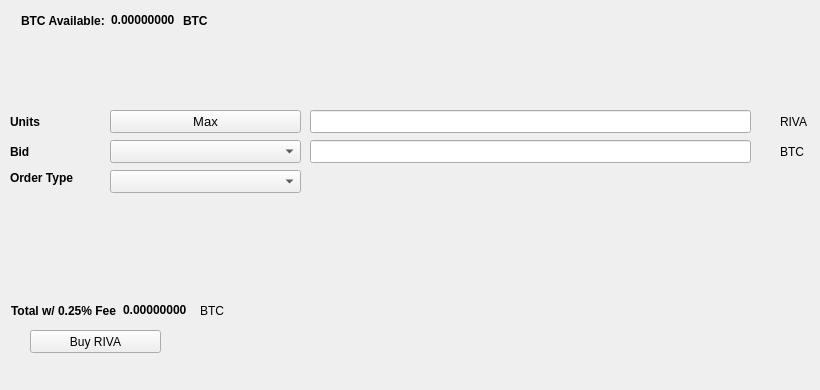
   <widget class="QWidget" name="BuyTab">
    <attribute name="title">
     <string>Buy</string>
    </attribute>
    <widget class="QPushButton" name="BuyRIVA">
     <property name="geometry">
      <rect>
       <x>30</x>
       <y>330</y>
       <width>131</width>
       <height>23</height>
      </rect>
     </property>
     <property name="text">
      <string>Buy RIVA</string>
     </property>
     <property name="icon">
      <iconset resource="../riva.qrc">
       <normaloff>:/icons/bitcoin</normaloff>:/icons/bitcoin</iconset>
     </property>
    </widget>
    <widget class="QLabel" name="label_3">
     <property name="geometry">
      <rect>
       <x>10</x>
       <y>110</y>
       <width>46</width>
       <height>23</height>
      </rect>
     </property>
     <property name="font">
      <font>
       <weight>75</weight>
       <bold>true</bold>
      </font>
     </property>
     <property name="text">
      <string>Units</string>
     </property>
    </widget>
    <widget class="QLineEdit" name="UnitsInput">
     <property name="geometry">
      <rect>
       <x>310</x>
       <y>110</y>
       <width>441</width>
       <height>23</height>
      </rect>
     </property>
     <property name="font">
      <font>
       <pointsize>9</pointsize>
       <weight>75</weight>
       <bold>true</bold>
      </font>
     </property>
    </widget>
    <widget class="QLineEdit" name="BuyBidPriceEdit">
     <property name="geometry">
      <rect>
       <x>310</x>
       <y>140</y>
       <width>441</width>
       <height>23</height>
      </rect>
     </property>
     <property name="font">
      <font>
       <pointsize>9</pointsize>
       <weight>75</weight>
       <bold>true</bold>
      </font>
     </property>
    </widget>
    <widget class="QLabel" name="label_4">
     <property name="geometry">
      <rect>
       <x>780</x>
       <y>110</y>
       <width>31</width>
       <height>23</height>
      </rect>
     </property>
     <property name="text">
      <string>RIVA</string>
     </property>
    </widget>
    <widget class="QLabel" name="label_5">
     <property name="geometry">
      <rect>
       <x>780</x>
       <y>140</y>
       <width>31</width>
       <height>23</height>
      </rect>
     </property>
     <property name="text">
      <string>BTC</string>
     </property>
    </widget>
    <widget class="QLabel" name="label_6">
     <property name="geometry">
      <rect>
       <x>10</x>
       <y>140</y>
       <width>46</width>
       <height>23</height>
      </rect>
     </property>
     <property name="font">
      <font>
       <weight>75</weight>
       <bold>true</bold>
      </font>
     </property>
     <property name="text">
      <string>Bid</string>
     </property>
    </widget>
    <widget class="QLabel" name="label_7">
     <property name="geometry">
      <rect>
       <x>10</x>
       <y>170</y>
       <width>91</width>
       <height>16</height>
      </rect>
     </property>
     <property name="font">
      <font>
       <weight>75</weight>
       <bold>true</bold>
      </font>
     </property>
     <property name="text">
      <string>Order Type</string>
     </property>
    </widget>
    <widget class="QPushButton" name="Buy_Max_Amount">
     <property name="geometry">
      <rect>
       <x>110</x>
       <y>110</y>
       <width>191</width>
       <height>23</height>
      </rect>
     </property>
     <property name="font">
      <font>
       <pointsize>10</pointsize>
      </font>
     </property>
     <property name="text">
      <string>Max</string>
     </property>
    </widget>
    <widget class="QComboBox" name="BuyBidcomboBox">
     <property name="geometry">
      <rect>
       <x>110</x>
       <y>140</y>
       <width>191</width>
       <height>23</height>
      </rect>
     </property>
     <property name="font">
      <font>
       <pointsize>10</pointsize>
      </font>
     </property>
    </widget>
    <widget class="QComboBox" name="buyOrdertypeCombo">
     <property name="geometry">
      <rect>
       <x>110</x>
       <y>170</y>
       <width>191</width>
       <height>23</height>
      </rect>
     </property>
     <property name="font">
      <font>
       <pointsize>10</pointsize>
      </font>
     </property>
    </widget>
    <widget class="QWidget" name="layoutWidget1">
     <property name="geometry">
      <rect>
       <x>21</x>
       <y>11</y>
       <width>227</width>
       <height>19</height>
      </rect>
     </property>
     <layout class="QHBoxLayout" name="horizontalLayout_3">
      <item>
       <widget class="QLabel" name="label232">
        <property name="font">
         <font>
          <weight>75</weight>
          <bold>true</bold>
         </font>
        </property>
        <property name="text">
         <string>BTC Available:</string>
        </property>
       </widget>
      </item>
      <item>
       <widget class="QLabel" name="BtcAvailableLbl">
        <property name="palette">
         <palette>
          <active>
           <colorrole role="WindowText">
            <brush brushstyle="SolidPattern">
             <color alpha="255">
              <red>0</red>
              <green>0</green>
              <blue>0</blue>
             </color>
            </brush>
           </colorrole>
           <colorrole role="Button">
            <brush brushstyle="SolidPattern">
             <color alpha="255">
              <red>0</red>
              <green>170</green>
              <blue>0</blue>
             </color>
            </brush>
           </colorrole>
           <colorrole role="Light">
            <brush brushstyle="SolidPattern">
             <color alpha="255">
              <red>0</red>
              <green>255</green>
              <blue>0</blue>
             </color>
            </brush>
           </colorrole>
           <colorrole role="Midlight">
            <brush brushstyle="SolidPattern">
             <color alpha="255">
              <red>0</red>
              <green>212</green>
              <blue>0</blue>
             </color>
            </brush>
           </colorrole>
           <colorrole role="Dark">
            <brush brushstyle="SolidPattern">
             <color alpha="255">
              <red>0</red>
              <green>85</green>
              <blue>0</blue>
             </color>
            </brush>
           </colorrole>
           <colorrole role="Mid">
            <brush brushstyle="SolidPattern">
             <color alpha="255">
              <red>0</red>
              <green>113</green>
              <blue>0</blue>
             </color>
            </brush>
           </colorrole>
           <colorrole role="Text">
            <brush brushstyle="SolidPattern">
             <color alpha="255">
              <red>0</red>
              <green>170</green>
              <blue>0</blue>
             </color>
            </brush>
           </colorrole>
           <colorrole role="BrightText">
            <brush brushstyle="SolidPattern">
             <color alpha="255">
              <red>255</red>
              <green>255</green>
              <blue>255</blue>
             </color>
            </brush>
           </colorrole>
           <colorrole role="ButtonText">
            <brush brushstyle="SolidPattern">
             <color alpha="255">
              <red>0</red>
              <green>0</green>
              <blue>0</blue>
             </color>
            </brush>
           </colorrole>
           <colorrole role="Base">
            <brush brushstyle="SolidPattern">
             <color alpha="255">
              <red>255</red>
              <green>255</green>
              <blue>255</blue>
             </color>
            </brush>
           </colorrole>
           <colorrole role="Window">
            <brush brushstyle="SolidPattern">
             <color alpha="255">
              <red>0</red>
              <green>170</green>
              <blue>0</blue>
             </color>
            </brush>
           </colorrole>
           <colorrole role="Shadow">
            <brush brushstyle="SolidPattern">
             <color alpha="255">
              <red>0</red>
              <green>0</green>
              <blue>0</blue>
             </color>
            </brush>
           </colorrole>
           <colorrole role="AlternateBase">
            <brush brushstyle="SolidPattern">
             <color alpha="255">
              <red>127</red>
              <green>212</green>
              <blue>127</blue>
             </color>
            </brush>
           </colorrole>
           <colorrole role="ToolTipBase">
            <brush brushstyle="SolidPattern">
             <color alpha="255">
              <red>255</red>
              <green>255</green>
              <blue>220</blue>
             </color>
            </brush>
           </colorrole>
           <colorrole role="ToolTipText">
            <brush brushstyle="SolidPattern">
             <color alpha="255">
              <red>0</red>
              <green>0</green>
              <blue>0</blue>
             </color>
            </brush>
           </colorrole>
          </active>
          <inactive>
           <colorrole role="WindowText">
            <brush brushstyle="SolidPattern">
             <color alpha="255">
              <red>0</red>
              <green>0</green>
              <blue>0</blue>
             </color>
            </brush>
           </colorrole>
           <colorrole role="Button">
            <brush brushstyle="SolidPattern">
             <color alpha="255">
              <red>0</red>
              <green>170</green>
              <blue>0</blue>
             </color>
            </brush>
           </colorrole>
           <colorrole role="Light">
            <brush brushstyle="SolidPattern">
             <color alpha="255">
              <red>0</red>
              <green>255</green>
              <blue>0</blue>
             </color>
            </brush>
           </colorrole>
           <colorrole role="Midlight">
            <brush brushstyle="SolidPattern">
             <color alpha="255">
              <red>0</red>
              <green>212</green>
              <blue>0</blue>
             </color>
            </brush>
           </colorrole>
           <colorrole role="Dark">
            <brush brushstyle="SolidPattern">
             <color alpha="255">
              <red>0</red>
              <green>85</green>
              <blue>0</blue>
             </color>
            </brush>
           </colorrole>
           <colorrole role="Mid">
            <brush brushstyle="SolidPattern">
             <color alpha="255">
              <red>0</red>
              <green>113</green>
              <blue>0</blue>
             </color>
            </brush>
           </colorrole>
           <colorrole role="Text">
            <brush brushstyle="SolidPattern">
             <color alpha="255">
              <red>0</red>
              <green>170</green>
              <blue>0</blue>
             </color>
            </brush>
           </colorrole>
           <colorrole role="BrightText">
            <brush brushstyle="SolidPattern">
             <color alpha="255">
              <red>255</red>
              <green>255</green>
              <blue>255</blue>
             </color>
            </brush>
           </colorrole>
           <colorrole role="ButtonText">
            <brush brushstyle="SolidPattern">
             <color alpha="255">
              <red>0</red>
              <green>0</green>
              <blue>0</blue>
             </color>
            </brush>
           </colorrole>
           <colorrole role="Base">
            <brush brushstyle="SolidPattern">
             <color alpha="255">
              <red>255</red>
              <green>255</green>
              <blue>255</blue>
             </color>
            </brush>
           </colorrole>
           <colorrole role="Window">
            <brush brushstyle="SolidPattern">
             <color alpha="255">
              <red>0</red>
              <green>170</green>
              <blue>0</blue>
             </color>
            </brush>
           </colorrole>
           <colorrole role="Shadow">
            <brush brushstyle="SolidPattern">
             <color alpha="255">
              <red>0</red>
              <green>0</green>
              <blue>0</blue>
             </color>
            </brush>
           </colorrole>
           <colorrole role="AlternateBase">
            <brush brushstyle="SolidPattern">
             <color alpha="255">
              <red>127</red>
              <green>212</green>
              <blue>127</blue>
             </color>
            </brush>
           </colorrole>
           <colorrole role="ToolTipBase">
            <brush brushstyle="SolidPattern">
             <color alpha="255">
              <red>255</red>
              <green>255</green>
              <blue>220</blue>
             </color>
            </brush>
           </colorrole>
           <colorrole role="ToolTipText">
            <brush brushstyle="SolidPattern">
             <color alpha="255">
              <red>0</red>
              <green>0</green>
              <blue>0</blue>
             </color>
            </brush>
           </colorrole>
          </inactive>
          <disabled>
           <colorrole role="WindowText">
            <brush brushstyle="SolidPattern">
             <color alpha="255">
              <red>0</red>
              <green>85</green>
              <blue>0</blue>
             </color>
            </brush>
           </colorrole>
           <colorrole role="Button">
            <brush brushstyle="SolidPattern">
             <color alpha="255">
              <red>0</red>
              <green>170</green>
              <blue>0</blue>
             </color>
            </brush>
           </colorrole>
           <colorrole role="Light">
            <brush brushstyle="SolidPattern">
             <color alpha="255">
              <red>0</red>
              <green>255</green>
              <blue>0</blue>
             </color>
            </brush>
           </colorrole>
           <colorrole role="Midlight">
            <brush brushstyle="SolidPattern">
             <color alpha="255">
              <red>0</red>
              <green>212</green>
              <blue>0</blue>
             </color>
            </brush>
           </colorrole>
           <colorrole role="Dark">
            <brush brushstyle="SolidPattern">
             <color alpha="255">
              <red>0</red>
              <green>85</green>
              <blue>0</blue>
             </color>
            </brush>
           </colorrole>
           <colorrole role="Mid">
            <brush brushstyle="SolidPattern">
             <color alpha="255">
              <red>0</red>
              <green>113</green>
              <blue>0</blue>
             </color>
            </brush>
           </colorrole>
           <colorrole role="Text">
            <brush brushstyle="SolidPattern">
             <color alpha="255">
              <red>0</red>
              <green>85</green>
              <blue>0</blue>
             </color>
            </brush>
           </colorrole>
           <colorrole role="BrightText">
            <brush brushstyle="SolidPattern">
             <color alpha="255">
              <red>255</red>
              <green>255</green>
              <blue>255</blue>
             </color>
            </brush>
           </colorrole>
           <colorrole role="ButtonText">
            <brush brushstyle="SolidPattern">
             <color alpha="255">
              <red>0</red>
              <green>85</green>
              <blue>0</blue>
             </color>
            </brush>
           </colorrole>
           <colorrole role="Base">
            <brush brushstyle="SolidPattern">
             <color alpha="255">
              <red>0</red>
              <green>170</green>
              <blue>0</blue>
             </color>
            </brush>
           </colorrole>
           <colorrole role="Window">
            <brush brushstyle="SolidPattern">
             <color alpha="255">
              <red>0</red>
              <green>170</green>
              <blue>0</blue>
             </color>
            </brush>
           </colorrole>
           <colorrole role="Shadow">
            <brush brushstyle="SolidPattern">
             <color alpha="255">
              <red>0</red>
              <green>0</green>
              <blue>0</blue>
             </color>
            </brush>
           </colorrole>
           <colorrole role="AlternateBase">
            <brush brushstyle="SolidPattern">
             <color alpha="255">
              <red>0</red>
              <green>170</green>
              <blue>0</blue>
             </color>
            </brush>
           </colorrole>
           <colorrole role="ToolTipBase">
            <brush brushstyle="SolidPattern">
             <color alpha="255">
              <red>255</red>
              <green>255</green>
              <blue>220</blue>
             </color>
            </brush>
           </colorrole>
           <colorrole role="ToolTipText">
            <brush brushstyle="SolidPattern">
             <color alpha="255">
              <red>0</red>
              <green>0</green>
              <blue>0</blue>
             </color>
            </brush>
           </colorrole>
          </disabled>
         </palette>
        </property>
        <property name="font">
         <font>
          <weight>75</weight>
          <bold>true</bold>
         </font>
        </property>
        <property name="text">
         <string>0.00000000</string>
        </property>
        <property name="textInteractionFlags">
         <set>Qt::LinksAccessibleByMouse|Qt::TextSelectableByKeyboard|Qt::TextSelectableByMouse</set>
        </property>
       </widget>
      </item>
      <item>
       <widget class="QLabel" name="BtcAvailableLbl_2">
        <property name="font">
         <font>
          <weight>75</weight>
          <bold>true</bold>
         </font>
        </property>
        <property name="text">
         <string>BTC</string>
        </property>
       </widget>
      </item>
     </layout>
    </widget>
    <widget class="QWidget" name="layoutWidge2">
     <property name="geometry">
      <rect>
       <x>11</x>
       <y>301</y>
       <width>259</width>
       <height>19</height>
      </rect>
     </property>
     <layout class="QHBoxLayout" name="horizontalLayout_4">
      <item>
       <widget class="QLabel" name="label_9">
        <property name="font">
         <font>
          <weight>75</weight>
          <bold>true</bold>
         </font>
        </property>
        <property name="text">
         <string>Total w/ 0.25% Fee</string>
        </property>
       </widget>
      </item>
      <item>
       <widget class="QLabel" name="BuyCostLabel">
        <property name="palette">
         <palette>
          <active>
           <colorrole role="WindowText">
            <brush brushstyle="SolidPattern">
             <color alpha="255">
              <red>0</red>
              <green>0</green>
              <blue>0</blue>
             </color>
            </brush>
           </colorrole>
           <colorrole role="Button">
            <brush brushstyle="SolidPattern">
             <color alpha="255">
              <red>0</red>
              <green>170</green>
              <blue>0</blue>
             </color>
            </brush>
           </colorrole>
           <colorrole role="Light">
            <brush brushstyle="SolidPattern">
             <color alpha="255">
              <red>0</red>
              <green>255</green>
              <blue>0</blue>
             </color>
            </brush>
           </colorrole>
           <colorrole role="Midlight">
            <brush brushstyle="SolidPattern">
             <color alpha="255">
              <red>0</red>
              <green>212</green>
              <blue>0</blue>
             </color>
            </brush>
           </colorrole>
           <colorrole role="Dark">
            <brush brushstyle="SolidPattern">
             <color alpha="255">
              <red>0</red>
              <green>85</green>
              <blue>0</blue>
             </color>
            </brush>
           </colorrole>
           <colorrole role="Mid">
            <brush brushstyle="SolidPattern">
             <color alpha="255">
              <red>0</red>
              <green>113</green>
              <blue>0</blue>
             </color>
            </brush>
           </colorrole>
           <colorrole role="Text">
            <brush brushstyle="SolidPattern">
             <color alpha="255">
              <red>0</red>
              <green>170</green>
              <blue>0</blue>
             </color>
            </brush>
           </colorrole>
           <colorrole role="BrightText">
            <brush brushstyle="SolidPattern">
             <color alpha="255">
              <red>255</red>
              <green>255</green>
              <blue>255</blue>
             </color>
            </brush>
           </colorrole>
           <colorrole role="ButtonText">
            <brush brushstyle="SolidPattern">
             <color alpha="255">
              <red>0</red>
              <green>0</green>
              <blue>0</blue>
             </color>
            </brush>
           </colorrole>
           <colorrole role="Base">
            <brush brushstyle="SolidPattern">
             <color alpha="255">
              <red>255</red>
              <green>255</green>
              <blue>255</blue>
             </color>
            </brush>
           </colorrole>
           <colorrole role="Window">
            <brush brushstyle="SolidPattern">
             <color alpha="255">
              <red>0</red>
              <green>170</green>
              <blue>0</blue>
             </color>
            </brush>
           </colorrole>
           <colorrole role="Shadow">
            <brush brushstyle="SolidPattern">
             <color alpha="255">
              <red>0</red>
              <green>0</green>
              <blue>0</blue>
             </color>
            </brush>
           </colorrole>
           <colorrole role="AlternateBase">
            <brush brushstyle="SolidPattern">
             <color alpha="255">
              <red>127</red>
              <green>212</green>
              <blue>127</blue>
             </color>
            </brush>
           </colorrole>
           <colorrole role="ToolTipBase">
            <brush brushstyle="SolidPattern">
             <color alpha="255">
              <red>255</red>
              <green>255</green>
              <blue>220</blue>
             </color>
            </brush>
           </colorrole>
           <colorrole role="ToolTipText">
            <brush brushstyle="SolidPattern">
             <color alpha="255">
              <red>0</red>
              <green>0</green>
              <blue>0</blue>
             </color>
            </brush>
           </colorrole>
          </active>
          <inactive>
           <colorrole role="WindowText">
            <brush brushstyle="SolidPattern">
             <color alpha="255">
              <red>0</red>
              <green>0</green>
              <blue>0</blue>
             </color>
            </brush>
           </colorrole>
           <colorrole role="Button">
            <brush brushstyle="SolidPattern">
             <color alpha="255">
              <red>0</red>
              <green>170</green>
              <blue>0</blue>
             </color>
            </brush>
           </colorrole>
           <colorrole role="Light">
            <brush brushstyle="SolidPattern">
             <color alpha="255">
              <red>0</red>
              <green>255</green>
              <blue>0</blue>
             </color>
            </brush>
           </colorrole>
           <colorrole role="Midlight">
            <brush brushstyle="SolidPattern">
             <color alpha="255">
              <red>0</red>
              <green>212</green>
              <blue>0</blue>
             </color>
            </brush>
           </colorrole>
           <colorrole role="Dark">
            <brush brushstyle="SolidPattern">
             <color alpha="255">
              <red>0</red>
              <green>85</green>
              <blue>0</blue>
             </color>
            </brush>
           </colorrole>
           <colorrole role="Mid">
            <brush brushstyle="SolidPattern">
             <color alpha="255">
              <red>0</red>
              <green>113</green>
              <blue>0</blue>
             </color>
            </brush>
           </colorrole>
           <colorrole role="Text">
            <brush brushstyle="SolidPattern">
             <color alpha="255">
              <red>0</red>
              <green>170</green>
              <blue>0</blue>
             </color>
            </brush>
           </colorrole>
           <colorrole role="BrightText">
            <brush brushstyle="SolidPattern">
             <color alpha="255">
              <red>255</red>
              <green>255</green>
              <blue>255</blue>
             </color>
            </brush>
           </colorrole>
           <colorrole role="ButtonText">
            <brush brushstyle="SolidPattern">
             <color alpha="255">
              <red>0</red>
              <green>0</green>
              <blue>0</blue>
             </color>
            </brush>
           </colorrole>
           <colorrole role="Base">
            <brush brushstyle="SolidPattern">
             <color alpha="255">
              <red>255</red>
              <green>255</green>
              <blue>255</blue>
             </color>
            </brush>
           </colorrole>
           <colorrole role="Window">
            <brush brushstyle="SolidPattern">
             <color alpha="255">
              <red>0</red>
              <green>170</green>
              <blue>0</blue>
             </color>
            </brush>
           </colorrole>
           <colorrole role="Shadow">
            <brush brushstyle="SolidPattern">
             <color alpha="255">
              <red>0</red>
              <green>0</green>
              <blue>0</blue>
             </color>
            </brush>
           </colorrole>
           <colorrole role="AlternateBase">
            <brush brushstyle="SolidPattern">
             <color alpha="255">
              <red>127</red>
              <green>212</green>
              <blue>127</blue>
             </color>
            </brush>
           </colorrole>
           <colorrole role="ToolTipBase">
            <brush brushstyle="SolidPattern">
             <color alpha="255">
              <red>255</red>
              <green>255</green>
              <blue>220</blue>
             </color>
            </brush>
           </colorrole>
           <colorrole role="ToolTipText">
            <brush brushstyle="SolidPattern">
             <color alpha="255">
              <red>0</red>
              <green>0</green>
              <blue>0</blue>
             </color>
            </brush>
           </colorrole>
          </inactive>
          <disabled>
           <colorrole role="WindowText">
            <brush brushstyle="SolidPattern">
             <color alpha="255">
              <red>0</red>
              <green>85</green>
              <blue>0</blue>
             </color>
            </brush>
           </colorrole>
           <colorrole role="Button">
            <brush brushstyle="SolidPattern">
             <color alpha="255">
              <red>0</red>
              <green>170</green>
              <blue>0</blue>
             </color>
            </brush>
           </colorrole>
           <colorrole role="Light">
            <brush brushstyle="SolidPattern">
             <color alpha="255">
              <red>0</red>
              <green>255</green>
              <blue>0</blue>
             </color>
            </brush>
           </colorrole>
           <colorrole role="Midlight">
            <brush brushstyle="SolidPattern">
             <color alpha="255">
              <red>0</red>
              <green>212</green>
              <blue>0</blue>
             </color>
            </brush>
           </colorrole>
           <colorrole role="Dark">
            <brush brushstyle="SolidPattern">
             <color alpha="255">
              <red>0</red>
              <green>85</green>
              <blue>0</blue>
             </color>
            </brush>
           </colorrole>
           <colorrole role="Mid">
            <brush brushstyle="SolidPattern">
             <color alpha="255">
              <red>0</red>
              <green>113</green>
              <blue>0</blue>
             </color>
            </brush>
           </colorrole>
           <colorrole role="Text">
            <brush brushstyle="SolidPattern">
             <color alpha="255">
              <red>0</red>
              <green>85</green>
              <blue>0</blue>
             </color>
            </brush>
           </colorrole>
           <colorrole role="BrightText">
            <brush brushstyle="SolidPattern">
             <color alpha="255">
              <red>255</red>
              <green>255</green>
              <blue>255</blue>
             </color>
            </brush>
           </colorrole>
           <colorrole role="ButtonText">
            <brush brushstyle="SolidPattern">
             <color alpha="255">
              <red>0</red>
              <green>85</green>
              <blue>0</blue>
             </color>
            </brush>
           </colorrole>
           <colorrole role="Base">
            <brush brushstyle="SolidPattern">
             <color alpha="255">
              <red>0</red>
              <green>170</green>
              <blue>0</blue>
             </color>
            </brush>
           </colorrole>
           <colorrole role="Window">
            <brush brushstyle="SolidPattern">
             <color alpha="255">
              <red>0</red>
              <green>170</green>
              <blue>0</blue>
             </color>
            </brush>
           </colorrole>
           <colorrole role="Shadow">
            <brush brushstyle="SolidPattern">
             <color alpha="255">
              <red>0</red>
              <green>0</green>
              <blue>0</blue>
             </color>
            </brush>
           </colorrole>
           <colorrole role="AlternateBase">
            <brush brushstyle="SolidPattern">
             <color alpha="255">
              <red>0</red>
              <green>170</green>
              <blue>0</blue>
             </color>
            </brush>
           </colorrole>
           <colorrole role="ToolTipBase">
            <brush brushstyle="SolidPattern">
             <color alpha="255">
              <red>255</red>
              <green>255</green>
              <blue>220</blue>
             </color>
            </brush>
           </colorrole>
           <colorrole role="ToolTipText">
            <brush brushstyle="SolidPattern">
             <color alpha="255">
              <red>0</red>
              <green>0</green>
              <blue>0</blue>
             </color>
            </brush>
           </colorrole>
          </disabled>
         </palette>
        </property>
        <property name="font">
         <font>
          <weight>75</weight>
          <bold>true</bold>
         </font>
        </property>
        <property name="autoFillBackground">
         <bool>false</bool>
        </property>
        <property name="text">
         <string>0.00000000</string>
        </property>
        <property name="textInteractionFlags">
         <set>Qt::LinksAccessibleByMouse|Qt::TextSelectableByMouse</set>
        </property>
       </widget>
      </item>
      <item>
       <widget class="QLabel" name="label_10">
        <property name="font">
         <font>
          <weight>50</weight>
          <bold>false</bold>
         </font>
        </property>
        <property name="text">
         <string>BTC</string>
        </property>
       </widget>
      </item>
     </layout>
    </widget>
    <widget class="QLabel" name="label_24">
     <property name="geometry">
      <rect>
       <x>460</x>
       <y>300</y>
       <width>281</width>
       <height>81</height>
      </rect>
     </property>
     <property name="text">
      <string/>
     </property>
     <property name="pixmap">
      <pixmap>:/images/bittrex</pixmap>
     </property>
    </widget>
   </widget>
